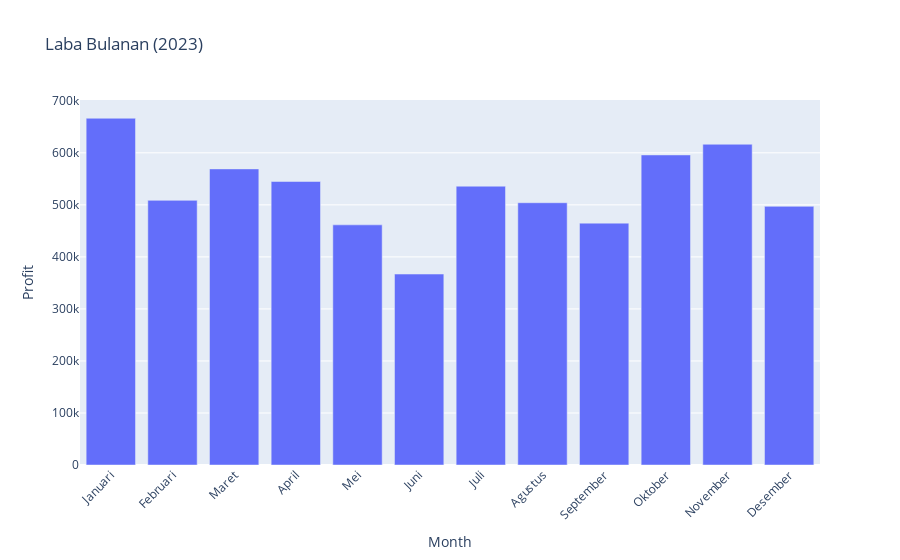

This figure's notebook cell:
### Code cell
fig = go.Figure()

fig.add_trace(go.Bar(
    x=month_names,
    y=monthly_profit.values,
    name='Profit'
))

fig.update_layout(
    title='Laba Bulanan (2023)',
    xaxis=dict(title='Month'),
    yaxis=dict(title='Profit'), 
    xaxis_tickangle=-45, 
)

fig.show()

### Figure 1 — Plotly figure (JSON) as saved in the notebook; plotly's stock layout.template omitted (floating-point values rounded to 4 significant figures)
{"data": [{"name": "Profit", "type": "bar", "x": ["Januari", "Februari", "Maret", "April", "Mei", "Juni", "Juli", "Agustus", "September", "Oktober", "November", "Desember"], "y": [666442, 508637, 569086, 544902, 461561, 366990, 535871, 504072, 464841, 595927, 616476, 497079]}], "layout": {"title": {"text": "Laba Bulanan (2023)"}, "xaxis": {"tickangle": -45, "title": {"text": "Month"}}, "yaxis": {"title": {"text": "Profit"}}}}
